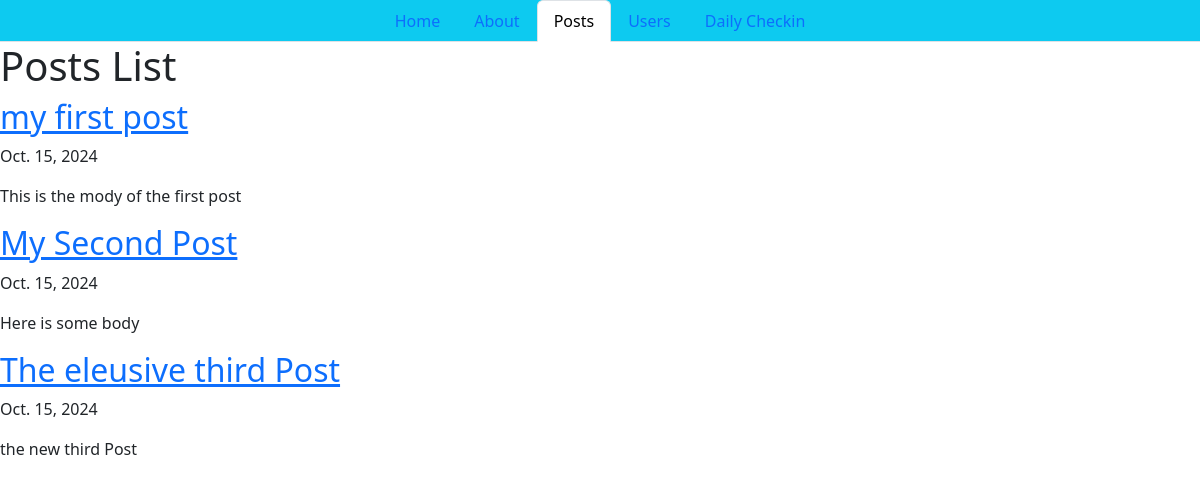
/posts/, run on the app's committed database.
### posts/models.py (models this page shows, shortened)
class Post(models.Model):
    title = models.CharField(max_length=75)
    body = models.TextField()
    slug = models.SlugField()
    date = models.DateField(auto_now_add=True)
    banner = models.ImageField(default='fallback.png', blank=True)

### posts/views.py (the view)
# urls.py: path('', views.posts_list, name="list"),
def posts_list(requet):
    posts = Post.objects.all().order_by('-date')
    return render(requet, 'posts/posts_list.html', {'posts': posts})

### posts/templates/posts/posts_list.html (shortened to what this page needs)
{% extends "layout.html" %}
{% block content %}
<section>
    <h1>Posts List</h1>
    {% for post in posts %}
        <article class="post">
            <h2>
                <a href="{% url 'posts:page' slug=post.slug %}">
                    {{ post.title }}
                </a>
            </h2>
            <p>{{ post.date }}</p>
            <p>{{ post.body }}</p>
        </article>
    {% endfor %}
</section>
{% endblock content %}

### data on the page
Post: title "my first post", date "Oct. 15, 2024", body "This is the mody of the first post"
Post: title "My Second Post", date "Oct. 15, 2024", body "Here is some body"
Post: title "The eleusive third Post", date "Oct. 15, 2024", body "the new third Post"
